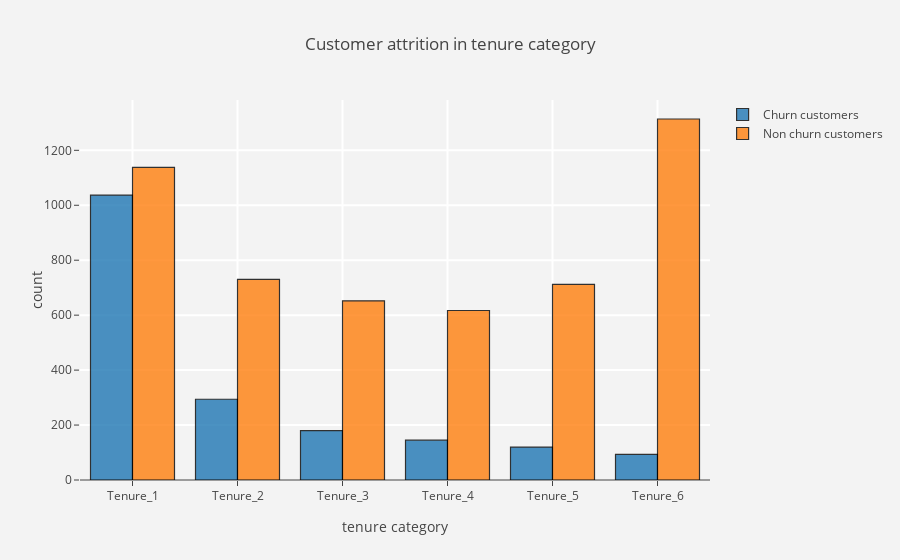

The notebook cell this image was saved under:
### Markdown cell above
### 3.3 Customer attrition in tenure category

### Code cell
ch_tc = churn['tenure_category'].value_counts().reset_index()
ch_tc.columns = ['tenure_category', 'count']

nonch_tc = not_churn['tenure_category'].value_counts().reset_index()
nonch_tc.columns = ['tenure_category', 'count']

trace1 = go.Bar(x=ch_tc['tenure_category'], y=ch_tc['count'],
                name = "Churn customers",
                marker = dict(line = dict(width=1.2, color='black')),
                opacity = 0.8)

trace2 = go.Bar(x=nonch_tc['tenure_category'], y=nonch_tc['count'],
                name  = 'Non churn customers',
                marker = dict(line = dict(width=1.2, color='black')),
                opacity = 0.8)

data = [trace1, trace2]

layout = go.Layout(dict(title='Customer attrition in tenure category'),
                        plot_bgcolor='rgb(243,243,243)',
                        paper_bgcolor='rgb(243,243,243)',
                        xaxis = dict(gridcolor = 'rgb(255, 255, 255)',
                                     title = "tenure category",
                                     zerolinewidth=1,ticklen=5,gridwidth=2),
                        yaxis = dict(gridcolor = 'rgb(255, 255, 255)',
                                     title = "count",
                                     zerolinewidth=1,ticklen=5,gridwidth=2)
                  )

fig = go.Figure(data = data, layout = layout)
py.iplot(fig)

### Figure 1 — Plotly figure (JSON) as saved in the notebook; plotly's stock layout.template omitted (floating-point values rounded to 4 significant figures)
{"data": [{"marker": {"line": {"color": "black", "width": 1.2}}, "name": "Churn customers", "opacity": 0.8, "type": "bar", "uid": "d2bc3abd-a930-49db-8f6f-92cad7c1954a", "x": ["Tenure_1", "Tenure_2", "Tenure_3", "Tenure_4", "Tenure_5", "Tenure_6"], "y": [1037, 294, 180, 145, 120, 93]}, {"marker": {"line": {"color": "black", "width": 1.2}}, "name": "Non churn customers", "opacity": 0.8, "type": "bar", "uid": "5be50723-00c5-4379-b1e7-46f4780434df", "x": ["Tenure_6", "Tenure_1", "Tenure_2", "Tenure_5", "Tenure_3", "Tenure_4"], "y": [1314, 1138, 730, 712, 652, 617]}], "layout": {"paper_bgcolor": "rgb(243,243,243)", "plot_bgcolor": "rgb(243,243,243)", "title": {"text": "Customer attrition in tenure category"}, "xaxis": {"gridcolor": "rgb(255, 255, 255)", "gridwidth": 2, "ticklen": 5, "title": {"text": "tenure category"}, "zerolinewidth": 1}, "yaxis": {"gridcolor": "rgb(255, 255, 255)", "gridwidth": 2, "ticklen": 5, "title": {"text": "count"}, "zerolinewidth": 1}}}
